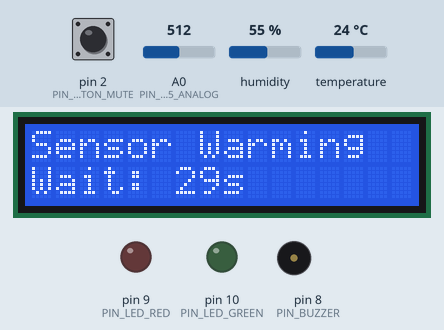
Recording of a sketch running on a simulated Arduino Uno, built with avr-gcc and run on an emulated ATmega328P. Shown: 16×2 character LCD, output pins drawn as LEDs (lit = HIGH), buzzer (waves = sounding, pin HIGH). Dashed ring = blinking. The test bench sets the inputs (shaded band); at power-on: pin 2 (PIN_BUTTON_MUTE) HIGH, A0 (PIN_MQ135_ANALOG) = 512, humidity 55 %, temperature 24 °C. What the sketch prints to the serial monitor is not drawn.

Above: at 1.4 s.
1.5 s: pin 2 (PIN_BUTTON_MUTE) pulled LOW for 0.15 s
At 2.3 s:
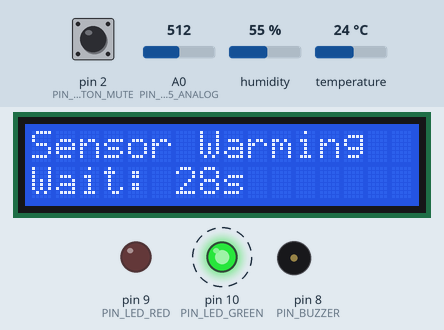
4.6 s: pin 2 (PIN_BUTTON_MUTE) pulled LOW for 1 s
At 30.38 s:
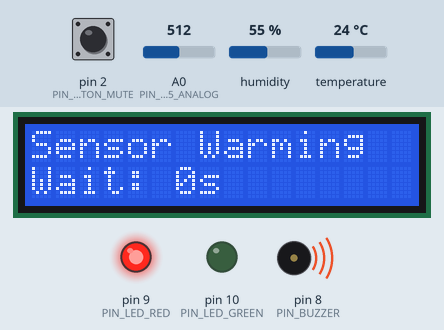
At 31.7 s:
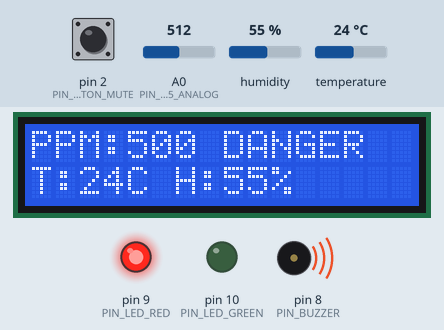
Timing chart, 0 to 32.0 s (numbered marks = the images above; inputs shaded):
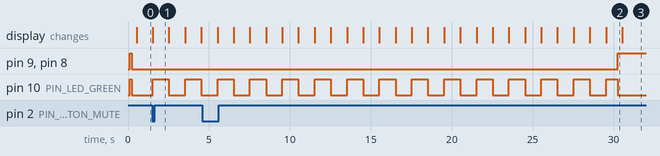

Measured:
- after the input at 4.6 s, pin 8 (PIN_BUZZER): LOW → HIGH after 25.6 s
- what the display in image 2 shows lasts 1.0 s, from 29.5 s to 30.5 s

The sketch:

Smart_Air_Quality_Monitor.ino
```cpp
/**
 * Project: Smart Environmental Air Quality & Toxic Gas Alert Monitor
 * Version: 1.1.0 (QA & Reliability Hardened Release)
 * Description: Non-blocking cooperative scheduler for MQ-135 gas sensor,
 * DHT22 environmental monitoring, debounced HMI, and I2C LCD alert management.
 */

#include <Wire.h>
#include <LiquidCrystal_I2C.h>
#include <DHT.h>
#include "Config.h"

// Peripheral Instances
LiquidCrystal_I2C lcd(0x27, 16, 2);
DHT dht(PIN_DHT22_DATA, DHT22);

// System State
bool alarmMuted = false;
bool sensorReady = false;
unsigned long bootTimestamp = 0;

// Button Debounce State Variables (QA-003 Fix)
int lastButtonReading = HIGH;
int stableButtonState = HIGH;
unsigned long lastDebounceTimestamp = 0;

// Cooperative Task Scheduling Timestamps (QA-004 Fix)
unsigned long lastGasSampleTimestamp = 0;
unsigned long lastDhtSampleTimestamp = 0;
unsigned long lastLcdRefreshTimestamp = 0;
unsigned long lastSerialLogTimestamp = 0;

// Current Sensor Values Cache
float cachedPpm = 0.0f;
float cachedTemperature = 0.0f;
float cachedHumidity = 0.0f;

void setup() {
  Serial.begin(9600);
  Serial.println(F("[BOOT] Initializing Air Quality Monitor v1.1.0..."));

  pinMode(PIN_BUTTON_MUTE, INPUT_PULLUP);
  pinMode(PIN_BUZZER, OUTPUT);
  pinMode(PIN_LED_RED, OUTPUT);
  pinMode(PIN_LED_GREEN, OUTPUT);

  // Initialize LCD with I2C bus lockup protection (QA-002 Fix)
  Wire.begin();
  #if defined(WIRE_HAS_TIMEOUT)
  Wire.setWireTimeout(3000, true); // 3000 us timeout with peripheral auto-recovery
  #endif
  lcd.init();
  lcd.backlight();
  lcd.setCursor(0, 0);
  lcd.print("Air Monitor v1.1");
  lcd.setCursor(0, 1);
  lcd.print("Initializing...");

  dht.begin();

  // Test acoustic/visual alarms on power-up
  digitalWrite(PIN_BUZZER, HIGH);
  digitalWrite(PIN_LED_RED, HIGH);
  digitalWrite(PIN_LED_GREEN, HIGH);
  delay(150);
  digitalWrite(PIN_BUZZER, LOW);
  digitalWrite(PIN_LED_RED, LOW);
  digitalWrite(PIN_LED_GREEN, LOW);

  bootTimestamp = millis();
  Serial.println(F("[BOOT] Initialization complete. Entering sensor warmup mode."));
}

void loop() {
  unsigned long currentMillis = millis();

  // ==========================================================================
  // TASK 1: Tactile Switch Debounce & HMI Event Processing (Continuous, <1ms)
  // ==========================================================================
  int currentReading = digitalRead(PIN_BUTTON_MUTE);
  if (currentReading != lastButtonReading) {
    lastDebounceTimestamp = currentMillis;
  }
  if ((currentMillis - lastDebounceTimestamp) > BUTTON_DEBOUNCE_DELAY_MS) {
    if (currentReading != stableButtonState) {
      stableButtonState = currentReading;
      if (stableButtonState == LOW) { // Valid falling-edge trigger
        alarmMuted = !alarmMuted;
        Serial.print(F("[HMI] Mute state toggled: "));
        Serial.println(alarmMuted ? F("MUTED") : F("UNMUTED"));
      }
    }
  }
  lastButtonReading = currentReading;

  // ==========================================================================
  // TASK 2: Sensor Warmup & Stabilization Check (QA-001 Fix)
  // ==========================================================================
  if (!sensorReady) {
    unsigned long elapsed = currentMillis - bootTimestamp;
    if (elapsed >= MQ135_WARMUP_TIME_MS) {
      sensorReady = true;
      Serial.println(F("[WARMUP] Stabilization complete. Active monitoring started."));
    } else {
      if (currentMillis - lastLcdRefreshTimestamp >= INTERVAL_LCD_REFRESH_MS) {
        lastLcdRefreshTimestamp = currentMillis;
        int secondsLeft = (MQ135_WARMUP_TIME_MS - elapsed) / 1000;
        lcd.setCursor(0, 0);
        lcd.print("Sensor Warming  ");
        lcd.setCursor(0, 1);
        lcd.print("Wait: ");
        lcd.print(secondsLeft);
        lcd.print("s       ");
        digitalWrite(PIN_BUZZER, LOW);
        digitalWrite(PIN_LED_RED, LOW);
        digitalWrite(PIN_LED_GREEN, (secondsLeft % 2 == 0) ? HIGH : LOW);
      }
      return; // Skip active monitoring while heating
    }
  }

  // ==========================================================================
  // TASK 3: High-Frequency Gas Sampling & Alarm Actuation (10 Hz, 100ms)
  // ==========================================================================
  if (currentMillis - lastGasSampleTimestamp >= INTERVAL_GAS_SAMPLE_MS) {
    lastGasSampleTimestamp = currentMillis;

    int rawADC = analogRead(PIN_MQ135_ANALOG);
    float voltage = rawADC * (VREF_VOLTAGE / ADC_MAX_VALUE);
    cachedPpm = (voltage / VREF_VOLTAGE) * 1000.0f;

    // Instantaneous Alarm Logic
    if (cachedPpm > GAS_THRESHOLD_CRITICAL_PPM && !alarmMuted) {
      digitalWrite(PIN_BUZZER, HIGH);
      digitalWrite(PIN_LED_RED, HIGH);
      digitalWrite(PIN_LED_GREEN, LOW);
    } else if (cachedPpm > GAS_THRESHOLD_WARNING_PPM) {
      digitalWrite(PIN_BUZZER, LOW);
      digitalWrite(PIN_LED_RED, HIGH);
      digitalWrite(PIN_LED_GREEN, HIGH);
    } else {
      digitalWrite(PIN_BUZZER, LOW);
      digitalWrite(PIN_LED_RED, LOW);
      digitalWrite(PIN_LED_GREEN, HIGH);
    }
  }

  // ==========================================================================
  // TASK 4: Environmental Climate Sampling (0.4 Hz, 2500ms)
  // ==========================================================================
  if (currentMillis - lastDhtSampleTimestamp >= INTERVAL_DHT_SAMPLE_MS) {
    lastDhtSampleTimestamp = currentMillis;
    float h = dht.readHumidity();
    float t = dht.readTemperature();
    if (!isnan(h) && !isnan(t)) {
      cachedHumidity = h;
      cachedTemperature = t;
    }
  }

  // ==========================================================================
  // TASK 5: LCD Display Dashboard Refresh (2 Hz, 500ms)
  // ==========================================================================
  if (currentMillis - lastLcdRefreshTimestamp >= INTERVAL_LCD_REFRESH_MS) {
    lastLcdRefreshTimestamp = currentMillis;

    lcd.setCursor(0, 0);
    lcd.print("PPM:");
    lcd.print((int)cachedPpm);
    lcd.print(" ");
    if (cachedPpm > GAS_THRESHOLD_CRITICAL_PPM) {
      lcd.print(alarmMuted ? "DANG[M]" : "DANGER ");
    } else if (cachedPpm > GAS_THRESHOLD_WARNING_PPM) {
      lcd.print("WARN   ");
    } else {
      lcd.print("SAFE   ");
    }

    lcd.setCursor(0, 1);
    lcd.print("T:");
    lcd.print((int)cachedTemperature);
    lcd.print("C H:");
    lcd.print((int)cachedHumidity);
    lcd.print("%   ");
  }

  // ==========================================================================
  // TASK 6: Diagnostic Telemetry Serial Output (1 Hz, 1000ms)
  // ==========================================================================
  if (currentMillis - lastSerialLogTimestamp >= INTERVAL_SERIAL_LOG_MS) {
    lastSerialLogTimestamp = currentMillis;
    Serial.print(F("Time: "));
    Serial.print(currentMillis / 1000);
    Serial.print(F("s | PPM: "));
    Serial.print(cachedPpm);
    Serial.print(F(" | Temp: "));
    Serial.print(cachedTemperature);
    Serial.print(F("C | Humidity: "));
    Serial.print(cachedHumidity);
    Serial.print(F("% | Muted: "));
    Serial.println(alarmMuted ? F("YES") : F("NO"));
  }
}
```

Config.h
```cpp
#ifndef CONFIG_H
#define CONFIG_H

// ============================================================================
// HARDWARE PIN DEFINITIONS
// ============================================================================
#define PIN_MQ135_ANALOG   A0
#define PIN_BUTTON_MUTE    2
#define PIN_DHT22_DATA     4
#define PIN_BUZZER         8
#define PIN_LED_RED        9
#define PIN_LED_GREEN      10

// ============================================================================
// SENSOR & THRESHOLD CONSTANTS
// ============================================================================
#define GAS_THRESHOLD_WARNING_PPM   350.0f
#define GAS_THRESHOLD_CRITICAL_PPM  500.0f
#define TEMP_THRESHOLD_HIGH_C       38.0f
#define HUMIDITY_THRESHOLD_HIGH_PCT 75.0f

// Sensor Calibration Constants
#define MQ135_RLOAD_KOHMS           10.0f
#define MQ135_R0_CLEAN_AIR          76.63f
#define ADC_MAX_VALUE               1023.0f
#define VREF_VOLTAGE                5.0f

// QA-001 Fix: Sensor Warmup & Stabilization Timing
#define MQ135_WARMUP_TIME_MS        30000UL // 30-second thermal stabilization window

// QA-003 Fix: Switch Debounce Timing Window
#define BUTTON_DEBOUNCE_DELAY_MS    50UL    // 50ms temporal refractory period

// QA-004 Fix: Non-Blocking Multi-Rate Task Scheduling Intervals
#define INTERVAL_GAS_SAMPLE_MS      100UL   // 10 Hz sampling for real-time gas alarm
#define INTERVAL_LCD_REFRESH_MS     500UL   // 2 Hz LCD display update
#define INTERVAL_DHT_SAMPLE_MS      2500UL  // 0.4 Hz DHT22 read (min 2.0s required)
#define INTERVAL_SERIAL_LOG_MS      1000UL  // 1 Hz telemetry logging

#endif // CONFIG_H
```
